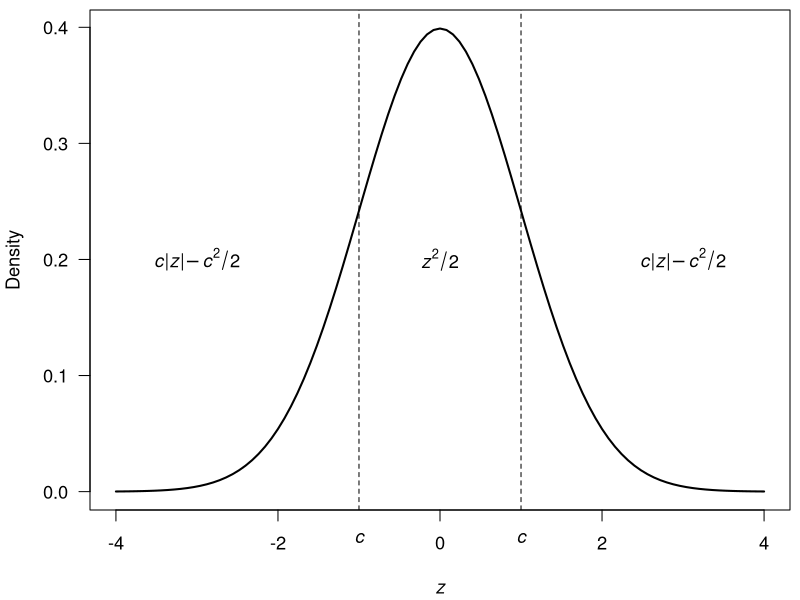

The R source for this figure:
## ---- chunk 1
knitr::opts_chunk$set(echo = FALSE)
## ---- chunk 2
## symmetrical matrix
CC <- matrix(c(3,4,3,4,8,6,3,6,9), 3, 3)
CC
## ---- chunk 3
## Choleshky decomposition; `chol()` returns t(S)
SS <- t(chol(CC))
round(SS, 2)
## reassemble Sigma
SS %*% t(SS)
## ---- chunk 4
## set plot area
par(mai = c(0.9,0.9,0.1,0.1),
    omi = c(0, 0, 0, 0),
    cex = 1.1)
## draw normal pdf
curve(dnorm, -4, 4, las = 1, lwd = 2,
      xlab = expression(italic(z)), ylab = "Density")
abline(v = c(-1,1), lty = "dashed")
text(x = c(-1,1), y = c(-0.04, -0.04), expression(italic(c)), xpd = NA)
text(0, 0.2, expression(italic(z)^2/2))
text(x = c(-3,3), y = c(0.2, 0.2), expression(''*italic(c)*"|"*italic(z)*"|"*-italic(c)^2/2*''), xpd = NA)
